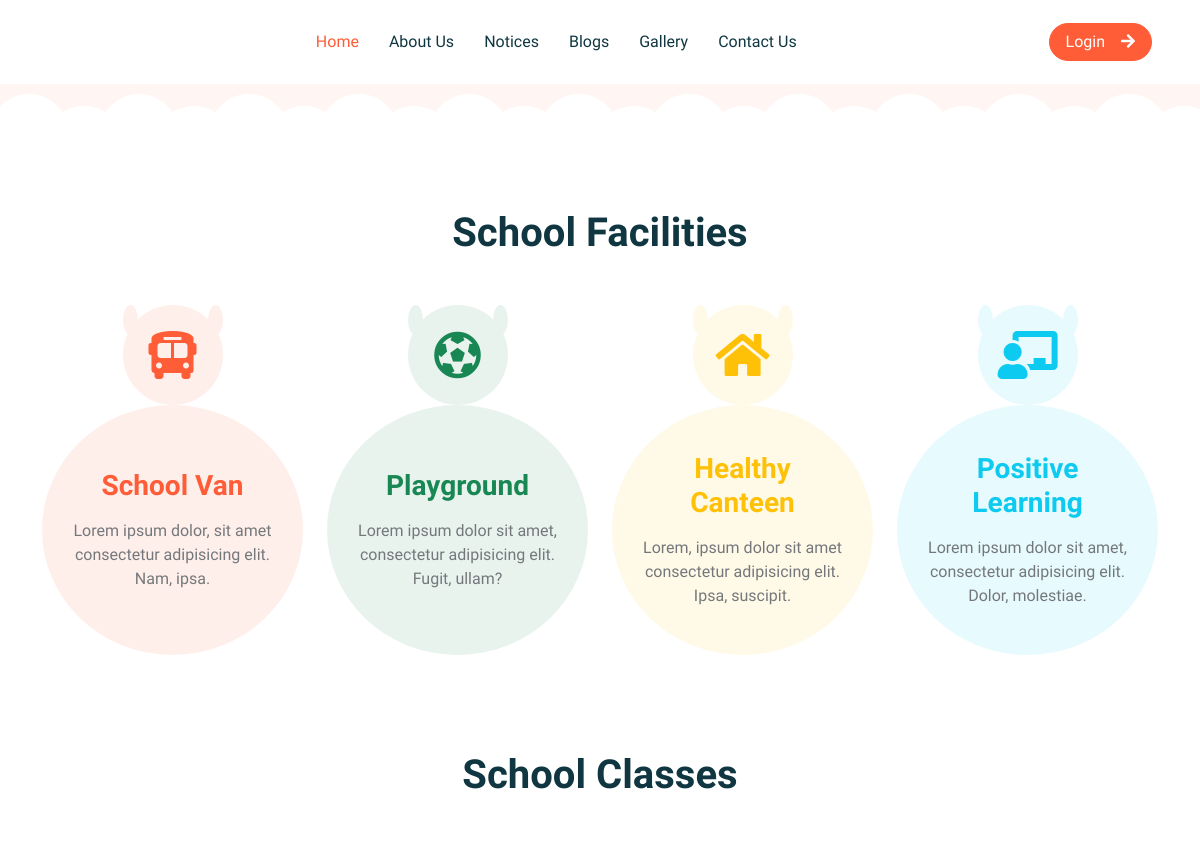
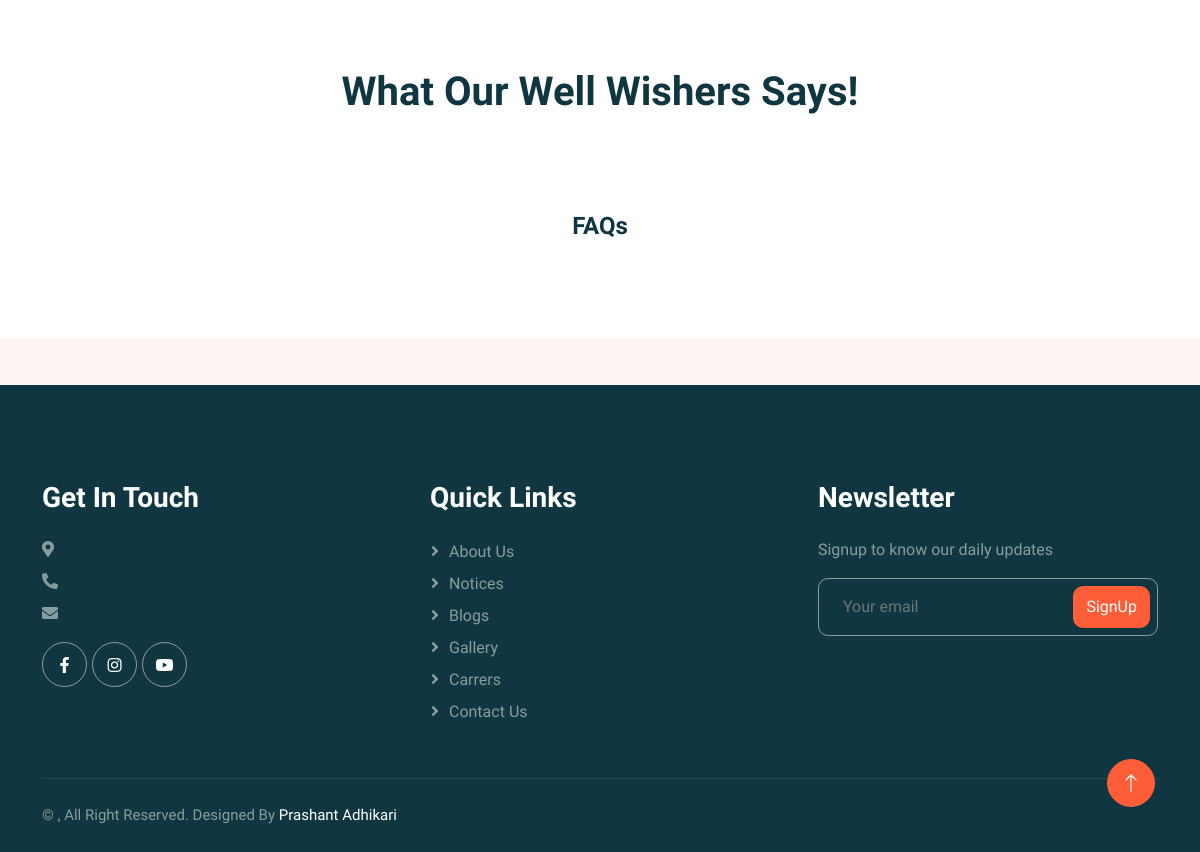
/, run on an earlier commit of the app's database (2 pictures, top to bottom).
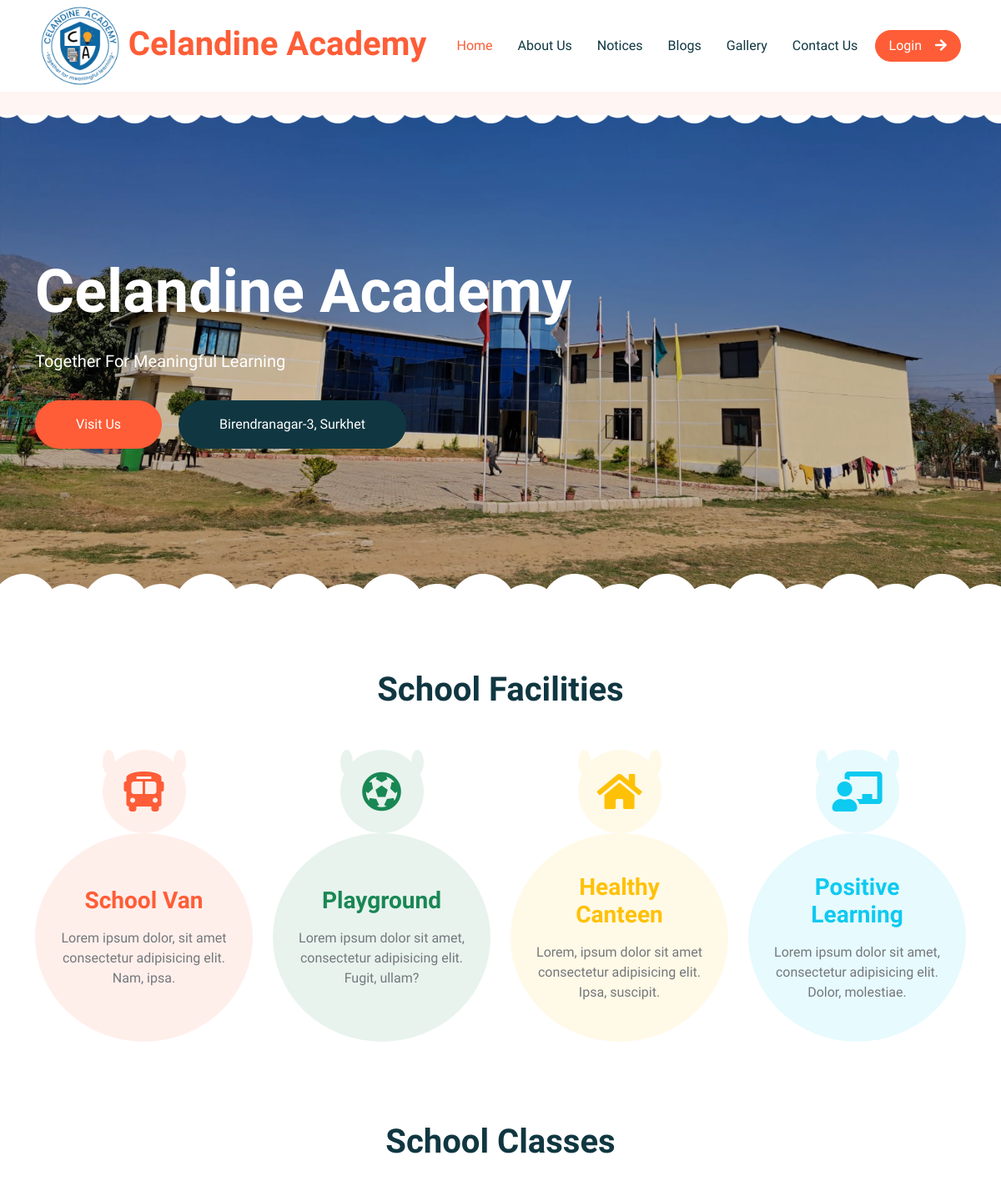
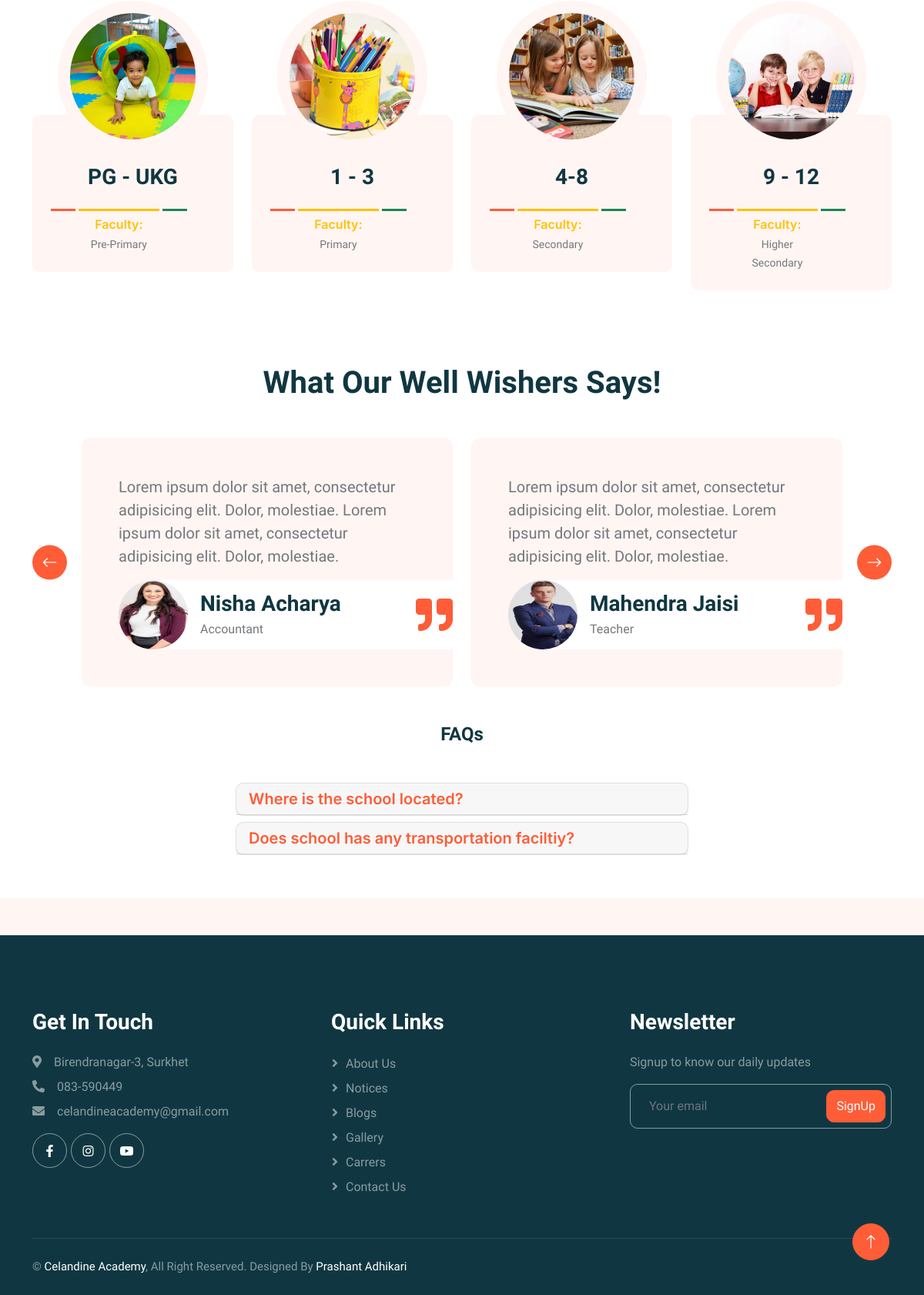
And on a later commit of the database (2 pictures, top to bottom).
### base/models.py (models this page shows, shortened)
class SchoolSetup(models.Model):
    data_set = models.CharField(max_length=255)
    logo = models.ImageField(upload_to="uploads/logos")
    school_name = models.CharField(max_length=255)
    address = models.CharField(max_length=255)
    contact = models.CharField(max_length=255)
    email = models.EmailField(max_length=255)
    opening_hours = models.CharField(max_length=255)
    map_url = models.URLField(null=True, blank=True)
    created_at = models.DateTimeField(auto_now_add=True)
    class Meta:
        verbose_name_plural = "01. School Setup"

class HomeContent(models.Model):
    data_set = models.CharField(max_length=255)
    title_text = models.CharField(max_length=99)
    sub_text = models.CharField(max_length=55)
    button_text = models.CharField(max_length=20)
    button_url = models.URLField()
    banner_image = models.ImageField(upload_to="uploads/hero_images/")
    created_at = models.DateTimeField(auto_now_add=True)
    class Meta:
        verbose_name_plural = "14. Home Content"

class Courses(models.Model):
    name= models.CharField(max_length=200)
    faculty= models.CharField(max_length=200)
    image = models.ImageField(upload_to="uploads/course_images/")
    created_at = models.DateField(auto_now_add=True)
    class Meta:
        verbose_name_plural = "09. Courses"

class Testimonial(models.Model):
    name= models.CharField(max_length=200)
    position= models.CharField(max_length=200)
    testimonial= models.TextField()
    image = models.ImageField(upload_to="uploads/testimonial_images/")
    created_at = models.DateField(auto_now_add=True)
    class Meta:
        verbose_name_plural = "08. Testimonials"

class Faqs(models.Model):
    question = models.TextField()
    answer = models.TextField()
    created_at = models.DateField(auto_now_add=True)
    class Meta:
        verbose_name_plural = "10. FAQs"

### base/views.py (the view)
# urls.py: path('', views.home, name='home'),
def home(request):
    context = {}
    if HomeContent.objects.all().exists():
        home_content = HomeContent.objects.filter()[:1].get()
        context = {'home_content': home_content}
    return render (request, 'index.html', context)

### templates/index.html (shortened to what this page needs)
{% extends 'main.html' %}
{% load static %}
{% block content %}
<div class="container-xxl bg-white p-0">
    <div class="container-fluid p-0 mb-5">
        <div class="owl-carousel header-carousel position-relative">
            <div class="owl-carousel-item position-relative">
                <div class="img-container">
                    <img class="img-fluid" src="{{home_content.banner_image.url}}" alt="">
                </div>
                <div class="position-absolute top-0 start-0 w-100 h-100 d-flex align-items-center"
                    style="background: rgba(0, 0, 0, .2);">
                    <div class="container">
                        <div class="row justify-content-start">
                            <div class="col-10 col-lg-8">
                                <h1 class="display-2 text-white animated slideInDown mb-4">{{home_content.title_text}}
                                </h1>
                                <p class="fs-5 fw-medium text-white mb-4 pb-2">{{home_content.sub_text}}</p>
                                <a href="{{home_content.button_url}}"
                                    class="btn btn-primary rounded-pill py-sm-3 px-sm-5 me-3 animated slideInLeft">{{home_content.button_text}}</a>
                                <a href=""
                                    class="btn btn-dark rounded-pill py-sm-3 px-sm-5 animated slideInRight">{{data.address}}</a>
                            </div>
                        </div>
                    </div>
                </div>
            </div>
        </div>
    </div>
    <div class="container-xxl py-5">
        <div class="container">
            <div class="text-center mx-auto mb-5 wow fadeInUp" data-wow-delay="0.1s" style="max-width: 600px;">
                <h1 class="mb-3">School Facilities</h1>
            </div>
            <div class="row g-4">
                <div class="col-lg-3 col-sm-6 wow fadeInUp" data-wow-delay="0.1s">
                    <div class="facility-item">
                        <div class="facility-icon bg-primary">
                            <span class="bg-primary"></span>
                            <i class="fa fa-bus-alt fa-3x text-primary"></i>
                            <span class="bg-primary"></span>
                        </div>
                        <div class="facility-text bg-primary">
                            <h3 class="text-primary mb-3">School Van</h3>
                            <p class="mb-0">Lorem ipsum dolor, sit amet consectetur adipisicing elit. Nam, ipsa.</p>
                        </div>
                    </div>
                </div>
                <div class="col-lg-3 col-sm-6 wow fadeInUp" data-wow-delay="0.3s">
                    <div class="facility-item">
                        <div class="facility-icon bg-success">
                            <span class="bg-success"></span>
                            <i class="fa fa-futbol fa-3x text-success"></i>
                            <span class="bg-success"></span>
                        </div>
                        <div class="facility-text bg-success">
                            <h3 class="text-success mb-3">Playground</h3>
                            <p class="mb-0">Lorem ipsum dolor sit amet, consectetur adipisicing elit. Fugit, ullam?</p>
                        </div>
                    </div>
                </div>
                <div class="col-lg-3 col-sm-6 wow fadeInUp" data-wow-delay="0.5s">
                    <div class="facility-item">
                        <div class="facility-icon bg-warning">
                            <span class="bg-warning"></span>
                            <i class="fa fa-home fa-3x text-warning"></i>
                            <span class="bg-warning"></span>
                        </div>
                        <div class="facility-text bg-warning">
                            <h3 class="text-warning mb-3">Healthy Canteen</h3>
                            <p class="mb-0">Lorem, ipsum dolor sit amet consectetur adipisicing elit. Ipsa, suscipit.
                            </p>
                        </div>
                    </div>
                </div>
                <div class="col-lg-3 col-sm-6 wow fadeInUp" data-wow-delay="0.7s">
                    <div class="facility-item">
                        <div class="facility-icon bg-info">
                            <span class="bg-info"></span>
                            <i class="fa fa-chalkboard-teacher fa-3x text-info"></i>
                            <span class="bg-info"></span>
                        </div>
                        <div class="facility-text bg-info">
                            <h3 class="text-info mb-3">Positive Learning</h3>
                            <p class="mb-0">Lorem ipsum dolor sit amet, consectetur adipisicing elit. Dolor, molestiae.
                            </p>
                        </div>
                    </div>
                </div>
            </div>
        </div>
    </div>
    <div class="container-xxl py-5">
        <div class="container">
            <div class="text-center mx-auto mb-5 wow fadeInUp" data-wow-delay="0.1s" style="max-width: 600px;">
                <h1 class="mb-3">School Classes</h1>
            </div>
            <div class="row g-4">
                {% for courses in cdata %}
                <div class="col-lg-3 col-md-6 wow fadeInUp" data-wow-delay="0.1s">
                    <div class="classes-item">
                        <div class="bg-light rounded-circle w-75 mx-auto p-3">
                            <img class="img-fluid rounded-circle" src="{{courses.image.url}}" alt="">
                        </div>
                        <div class="bg-light rounded p-4 pt-5 mt-n5">
                            <a class="d-block text-center h3 mt-3 mb-4" href="">{{courses.name}}</a>
                            <div class="row g-1">
                                <div class="col-2">
                                    <div class="border-top border-3 border-primary pt-2">
                                    </div>
                                </div>
                                <div class="col-6 text-center">
                                    <div class="border-top border-3 border-warning pt-2">
                                        <h6 class="text-warning mb-1">Faculty:</h6>
                                        <small>{{courses.faculty}}</small>
                                    </div>
                                </div>
                                <div class="col-2">
                                    <div class="border-top border-3 border-success pt-2">
                                    </div>
                                </div>
                            </div>
                        </div>
                    </div>
                </div>
                {% endfor %}
            </div>
        </div>
    </div>
    <div class="container-xxl py-5">
        <div class="container">
            <div class="text-center mx-auto mb-5 wow fadeInUp" data-wow-delay="0.1s" style="max-width: 600px;">
                <h1 class="mb-3">What Our Well Wishers Says!</h1>
            </div>
            <div class="owl-carousel testimonial-carousel wow fadeInUp" data-wow-delay="0.1s">
                {% for tmsg in tedata %}
                <div class="testimonial-item bg-light rounded p-5">
                    <p class="fs-5">{{tmsg.testimonial}}</p>
                    <div class="d-flex align-items-center bg-white me-n5" style="border-radius: 50px 0 0 50px;">
                        <img class="img-fluid flex-shrink-0 rounded-circle" src="{{tmsg.image.url}}"
                            style="width: 90px; height: 90px;">
                        <div class="ps-3">
                            <h3 class="mb-1">{{tmsg.name}}</h3>
                            <span>{{tmsg.position}}</span>
                        </div>
                        <i class="fa fa-quote-right fa-3x text-primary ms-auto d-none d-sm-flex"></i>
                    </div>
                </div>
                {% endfor %}
            </div>
        </div>
    </div>
    <div class="row justify-content-center">
        <div class="col-lg-6">
            <div class="content-wrap">
                <div class="section-title-wrapper">
                    <h4 class="section-title text-center mb-5">FAQs</h4>
                    <div class="row justify-content-center">
                        <div class="col-lg-12 mb-5">
                            <div class="accordion-wrapper style-02">
                                <div id="accordionOne">
                                    {% for faq in fdata %}
                                    <div class="card mb-2">
                                        <div class="card-header" id="headingOne">
                                            <h5 class="mb-0">
                                                <a class="collapsed" role="button" data-bs-toggle="collapse"
                                                    data-bs-target="#collapseOne{{faq.id}}" aria-expanded="false"
                                                    aria-controls="collapseOne{{faq.id}}">
                                                    {{faq.question}}
                                                </a>
                                            </h5>
                                        </div>
                                    </div>
                                    {% endfor %}
                                </div>
                            </div>
                        </div>
                    </div>
                </div>
            </div>
        </div>
    </div>
</div>
{% endblock %}

### templates/header.html (shortened to what this page needs)
{% block content %}
    <div class="container-xxl bg-white p-0">
        <nav class="navbar navbar-expand-lg bg-white navbar-light sticky-top px-4 px-lg-5 py-lg-0">
            <a href="{% url 'home' %}" class="navbar-brand">
                <h1 class="m-0 text-primary">
                    <img src="{{data.logo.url}}" class="" alt="" height="100px">
                    {{data.school_name}}
                </h1>
            </a>
            <div class="collapse navbar-collapse" id="navbarCollapse">
                <div class="navbar-nav mx-auto">
                    {% with url_name=request.resolver_match.url_name %}
                    <a href="{% url 'home' %}" class="nav-item nav-link {% if url_name == 'home' %}active{% endif %}">Home</a>
                    <a href="{% url 'about' %}" class="nav-item nav-link {% if url_name == 'about' %}active{% endif %}">About Us</a>
                    <a href="{% url 'notice' %}" class="nav-item nav-link {% if url_name == 'notice' %}active{% endif %}">Notices</a>
                    <a href="{% url 'blogs' %}" class="nav-item nav-link {% if url_name == 'blogs' %}active{% endif %}">Blogs</a>
                    <a href="{% url 'gallery' %}" class="nav-item nav-link {% if url_name == 'gallery' %}active{% endif %}">Gallery</a>
                    <a href="{% url 'contact' %}" class="nav-item nav-link {% if url_name == 'contact' %}active{% endif %}">Contact Us</a>
                    {% endwith %}
                </div>
                <a href="http://127.0.0.1:8000/admin" class="btn btn-primary rounded-pill px-3 d-none d-lg-block">Login<i
                        class="fa fa-arrow-right ms-3"></i></a>
            </div>
        </nav>
    </div>
{% endblock %}

### templates/footer.html (shortened to what this page needs)
{% block content %}
<div class="container-fluid bg-dark text-white-50 footer pt-5 mt-5 wow fadeIn" data-wow-delay="0.1s">
    <div class="container py-5">
        <div class="row g-5">
            <div class="col-lg-4 col-md-6">
                <h3 class="text-white mb-4">Get In Touch</h3>
                <p class="mb-2"><i class="fa fa-map-marker-alt me-3"></i>{{data.address}}</p>
                <p class="mb-2"><i class="fa fa-phone-alt me-3"></i>{{data.contact}}</p>
                <p class="mb-2"><i class="fa fa-envelope me-3"></i>{{data.email}}</p>
                <div class="d-flex pt-2">
                    <a class="btn btn-outline-light btn-social" href="{{sodata.facebook_url}}"><i
                            class="fab fa-facebook-f"></i></a>
                    <a class="btn btn-outline-light btn-social" href="{{sodata.instagram_url}}"><i
                            class="fab fa-instagram"></i></a>
                    <a class="btn btn-outline-light btn-social" href="{{sodata.youtube_url}}"><i
                            class="fab fa-youtube"></i></a>
                </div>
            </div>
            <div class="col-lg-4 col-md-6">
                <h3 class="text-white mb-4">Quick Links</h3>
                <a class="btn btn-link text-white-50" href="{% url 'about' %}">About Us</a>
                <a class="btn btn-link text-white-50" href="{% url 'notice' %}">Notices</a>
                <a class="btn btn-link text-white-50" href="{% url 'blogs' %}">Blogs</a>
                <a class="btn btn-link text-white-50" href="{% url 'gallery' %}">Gallery</a>
                <a class="btn btn-link text-white-50" href="{% url 'carrers' %}">Carrers</a>
                <a class="btn btn-link text-white-50" href="{% url 'contact' %}">Contact Us</a>
            </div>
            <div class="col-lg-4 col-md-6">
                <h3 class="text-white mb-4">Newsletter</h3>
                <p>Signup to know our daily updates</p>
                <div class="position-relative mx-auto" style="max-width: 400px;">
                    <input class="form-control bg-transparent w-100 py-3 ps-4 pe-5" type="text"
                        placeholder="Your email">
                    <button type="button"
                        class="btn btn-primary py-2 position-absolute top-0 end-0 mt-2 me-2">SignUp</button>
                </div>
            </div>
        </div>
    </div>
    <div class="container">
        <div class="copyright">
            <div class="row">
                <div class="col-md-6 text-center text-md-start mb-3 mb-md-0">
                    &copy; <a class="" href="{% url 'home' %}">{{data.school_name}}</a>, All Right Reserved.
                    Designed By <a class="" href="#">Prashant Adhikari</a>
                </div>
            </div>
        </div>
    </div>
</div>
<a href="#" class="btn btn-lg btn-primary btn-lg-square back-to-top"><i class="bi bi-arrow-up"></i></a>
{% endblock %}

What changed in the data, as far as the page shows it:
added SchoolSetup: logo (picture), school_name "Celandine Academy", address "Birendranagar-3, Surkhet", contact "083-590449", email "celandineacademy@gmail.com"
added HomeContent: banner_image (picture), title_text "Celandine Academy", sub_text "Together For Meaningful Learning", button_text "Visit Us"
added Courses: image (picture), name "PG - UKG", faculty "Pre-Primary"
added Courses: image (picture), name "1 - 3", faculty "Primary"
added Courses: image (picture), name "4-8", faculty "Secondary"
added Courses: image (picture), name "9 - 12", faculty "Higher Secondary"
added Testimonial: testimonial "Lorem ipsum dolor sit amet, consectetur adipisicing elit. Dolor, molestiae. Lorem ipsum dolor sit amet, consectetur adipisicing elit. Dolor, molestiae.", image (picture), name "Nisha Acharya", position "Accountant"
added Testimonial: testimonial "Lorem ipsum dolor sit amet, consectetur adipisicing elit. Dolor, molestiae. Lorem ipsum dolor sit amet, consectetur adipisicing elit. Dolor, molestiae.", image (picture), name "Mahendra Jaisi", position "Teacher"
added Faqs: question "Where is the school located?"
added Faqs: question "Does school has any transportation faciltiy?"
